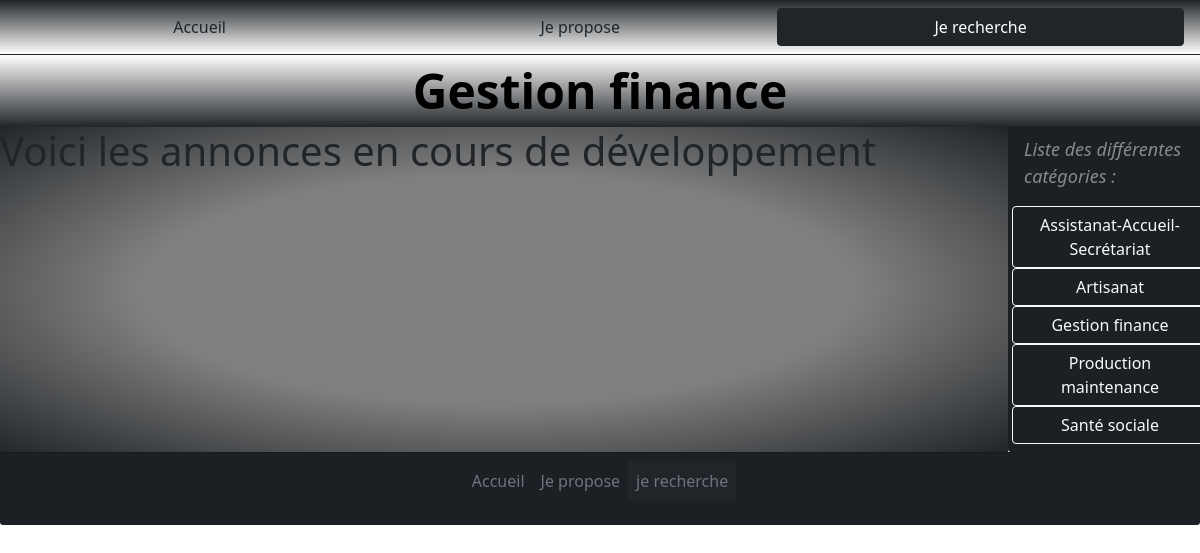
/Pages/annoncesCateg.php?id=3, run on the app's committed database.
### tables this page shows
CREATE TABLE `categorie` (
  `NomCat` varchar(100) NOT NULL,
  `ImageCat` varchar(100) NOT NULL,
  `IdCat` int(11) UNSIGNED NOT NULL
);

### Pages/annoncesCateg.php (the view, shortened to what this page needs)
<!DOCTYPE html>
<?php
include "bdd/connexion.php";
$idChoixCateg = $_GET['id'];
$req = $bdd->prepare("SELECT * FROM categorie where IdCat = $idChoixCateg");
$req->execute();
$categorie= $req->fetch();
$nomCateg= $categorie["NomCat"];
?>
<html lang="en">
<head>
</head>
<body>
<link rel="stylesheet" href="../Style/bootstrap.css">
<link rel="stylesheet" href="../Style/Style.css">
<?php
include "../Parts/Header.php";
?>
<div class="row banner">
    <titre id="banner"><?php echo $nomCateg; ?></titre>
</div>
<div class="row">
    <div class="col-10 dégradé2">
        <h1>Voici les annonces en cours de développement</h1>
    </div>
    <?php
    include "../Parts/Sidebar.php";
    ?>
</div>
<?php
include "../Parts/Footer.php";
?>
</body>
</html>

### Parts/Sidebar.php
<div class="col-2 card-footer">
<?php
                $reqSB = $bdd->prepare('SELECT * FROM categorie');
                $reqSB->execute();
                $categsSB = $reqSB->fetchAll();
          ?>
    <nav class='row'>
        <p class='desci'>Liste des  différentes catégories :</p>
        <?php
            foreach ($categsSB as $categSB){
                $idCategSB = $categSB["IdCat"];
                echo "<a type='button' class='col-12 btn btn-outline-light' href='../Pages/annoncesCateg.php?id=$idCategSB'>"; echo $categSB["NomCat"]; echo "</a>";
            }
       ?>
    </nav>
</div>

### Style/Style.css (style rules this page uses)
.banner { background: linear-gradient(white,#212529); }
#banner { text-align:center; margin:auto; width: 100%; color: black; font-weight: bolder; font-size: xxx-large; }
.desci { font-size: large; text-align: left; font-style: italic; color: #8a8a8a; }
.dégradé2 { position: relative; background: radial-gradient(gray, #7F7F7F , #212529); }

### data on the page
categorie: NomCat "Gestion finance"
categorie: NomCat "Assistanat-Accueil-Secrétariat"
categorie: NomCat "Artisanat"
categorie: NomCat "Production maintenance"
categorie: NomCat "Santé sociale"
